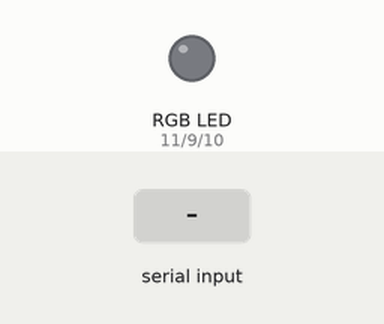
The sketch below on a simulated Arduino Uno, built with avr-gcc and run on an emulated ATmega328P. On the bench: an RGB LED mixed from three pins (HIGH = lit). The inputs (shaded band) are chosen by the test bench. What the sketch prints to the serial monitor is not drawn.

Above: at 1.2 s.
1.3 s: "1\n" received over Serial
At 2.0 s:
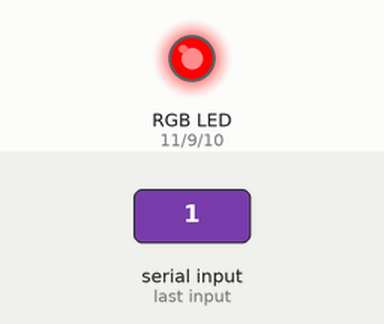
2.8 s: "2\n" received over Serial
At 3.2 s:
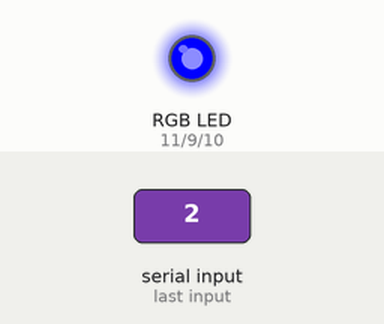
4.3 s: "3\n" received over Serial
At 5.5 s:
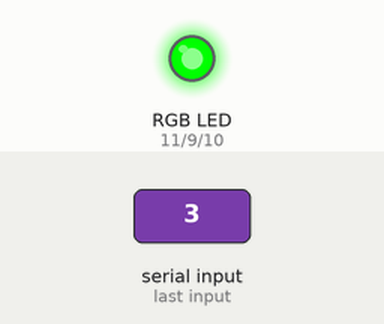
5.8 s: "4\n" received over Serial
At 6.7 s:
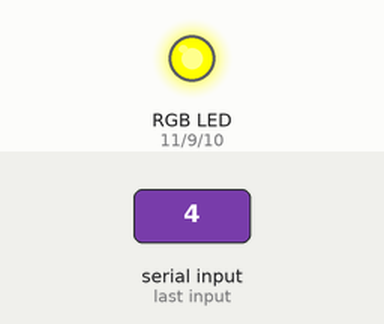
7.3 s: "5\n" received over Serial
At 7.8 s:
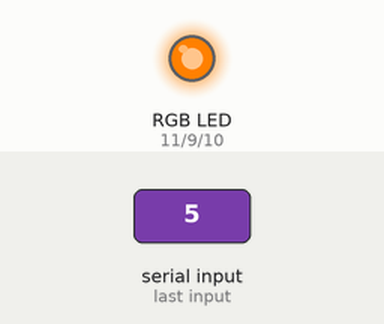
8.8 s: "3\n" received over Serial
At 10.1 s:
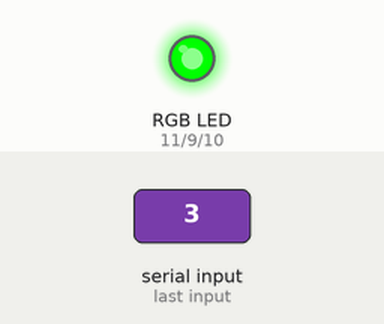
Timing chart, 0 to 11.3 s (numbered marks = the images above; inputs shaded):
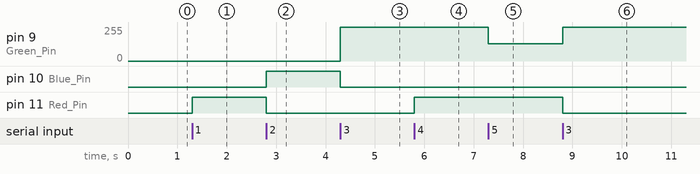

Measured:
- after the input at 1.3 s, pin 11 (Red_Pin): LOW → HIGH at once
- after the input at 2.8 s, pin 10 (Blue_Pin): LOW → HIGH at once; pin 11 (Red_Pin): HIGH → LOW at once
- after the input at 4.3 s, pin 9 (Green_Pin): 0/255 → 255/255 at once; pin 10 (Blue_Pin): HIGH → LOW at once
- after the input at 5.8 s, pin 11 (Red_Pin): LOW → HIGH at once
- after the input at 7.3 s, pin 9 (Green_Pin): 255/255 → 128/255 at once
- after the input at 8.8 s, pin 9 (Green_Pin): 128/255 → 255/255 at once; pin 11 (Red_Pin): HIGH → LOW at once

The sketch:

Project.ino
```cpp
int x;			//Variable to recieve data from Python
int Red_Pin= 11;	//RED LED
int Green_Pin = 9;	//GREEN LED
int Blue_Pin = 10;	//BLUE LED

void setup()
{
  Serial.begin(115200);
  Serial.setTimeout(1);
  pinMode(Red_Pin, OUTPUT);
  pinMode(Green_Pin, OUTPUT);
  pinMode(Blue_Pin, OUTPUT);
}

void loop()
{
  while (!Serial.available());
  x = Serial.readString().toInt();
//LED OFF if white
  if(x==0)
    setColor(0, 0, 0);
//RED
  else if(x==1)
    setColor(0,0,255);
//BLUE
  else if(x==2)
    setColor(255,0,0);
//GREEN
  else if(x==3)
    setColor(0,255,0);
//YELLOW
  else if(x==4)
    setColor(0,255,255);
//ORANGE
  else if(x==5)
    setColor(0,128,255);
//DEFAULT
  else
    setColor(0,0,0);
  Serial.print(x);
}

void setColor(int blueValue, int greenValue, int redValue)
{
  analogWrite(Red_Pin, redValue);
  analogWrite(Green_Pin, greenValue);
  analogWrite(Blue_Pin, blueValue);
}
```
